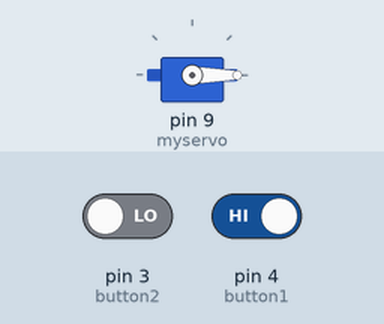
A sketch run on a simulated Arduino Uno, built with avr-gcc and run on an emulated ATmega328P. Parts: servo. The test bench sets the inputs (shaded band); at power-on: pin 3 (button2) LOW, pin 4 (button1) HIGH. What the sketch prints to the serial monitor is not drawn.

Above: at 4.8 s.
4.9 s: pin 3 (button2) driven HIGH and pin 4 (button1) driven LOW
At 6.6 s:
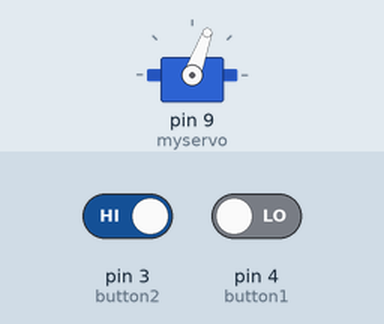
7.6 s: pin 3 (button2) driven LOW
At 8.8 s:
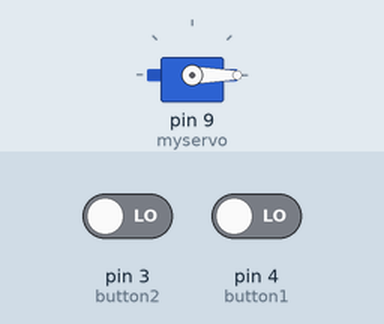
10.3 s: pin 3 (button2) driven HIGH
At 13.2 s:
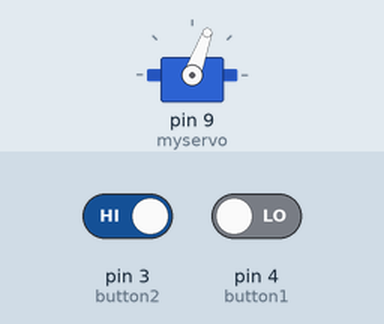
Timing chart, 0 to 14.7 s (numbered marks = the images above; inputs shaded):
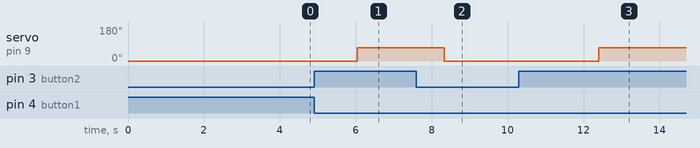

The sketch:

sketch_jun05a_EDIT.ino
```cpp
#include <Servo.h>  // add servo library

Servo myservo;  // create servo object to control a servo

int button1 = 4;  // analog pin used to connect the potentiometer
int button2 = 3;
int b1;    // variable to read the value from the analog pin
int b2;
int i;
int latch;
int time;

void setup() {
  myservo.attach(9);  // attaches the servo on pin 9 to the servo object
  Serial.begin(9600);
  i = 0;
  latch = 0;
  myservo.write(0);
  digitalWrite(5, 1);
  time = 5000;
}

void loop() {
  b1 = digitalRead(button1);            // reads the value of the button 1 or 0 (0 pressed)
  b2 = digitalRead(button2);            // reads the value of the button 1 or 0 (0 pressed)
/*
  for(i=0; i>10; i++)
  {
  int sensorVal=analogRead(A1);
  Serial.print("Sensor Value: ");
  Serial.print(sensorVal);

  float voltage = (voltage - 0.5) * (100.0) / (4.5 - 0.5);
    Serial.print("Volts: ");
    Serial.print(voltage);

  float pressure_pascal = (3.0*((float)voltage-0.47))*1000000.0;
  float pressure_psi = pressure_pascal/10e5;
    Serial.print("Pressure = ");
    Serial.print(pressure_psi);
    Serial.println(" psi");
    Serial.print("Pressure = ");
  }
  */

  if(!b1){
    for(int t=0; t<time; t++){
      if(b2)
      myservo.write(70);
      else
      myservo.write(0);
    }
    digitalWrite(5, 0);
    digitalWrite(6, 1);
    delay(2000);
    digitalWrite(6, 0);
    digitalWrite(7, 1);

  }
  if(!b2){
    myservo.write(0);
    digitalWrite(7, 0);
    digitalWrite(6, 1);
    delay(2000);
    digitalWrite(6, 0);
    digitalWrite(5, 1);
  }

  delay(15);                           // waits for the servo to get there
  Serial.println(b1);
  Serial.print(b2);

}
```

Measured:
- after the input at 4.9 s, servo on pin 9 (myservo): 0° → 70° after 1.1 s
- after the input at 7.6 s, servo on pin 9 (myservo): 70° → 0° after 0.73 s
- after the input at 10.3 s, servo on pin 9 (myservo): 0° → 70° after 2.1 s
